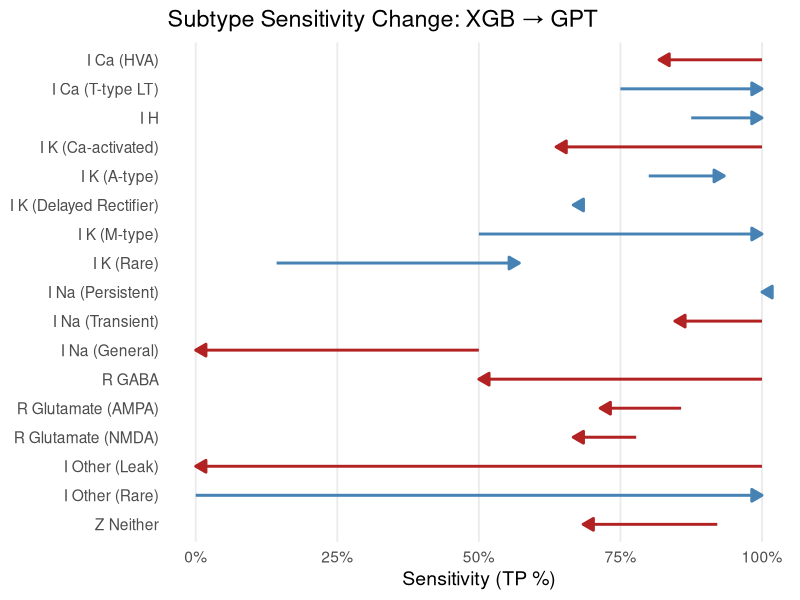
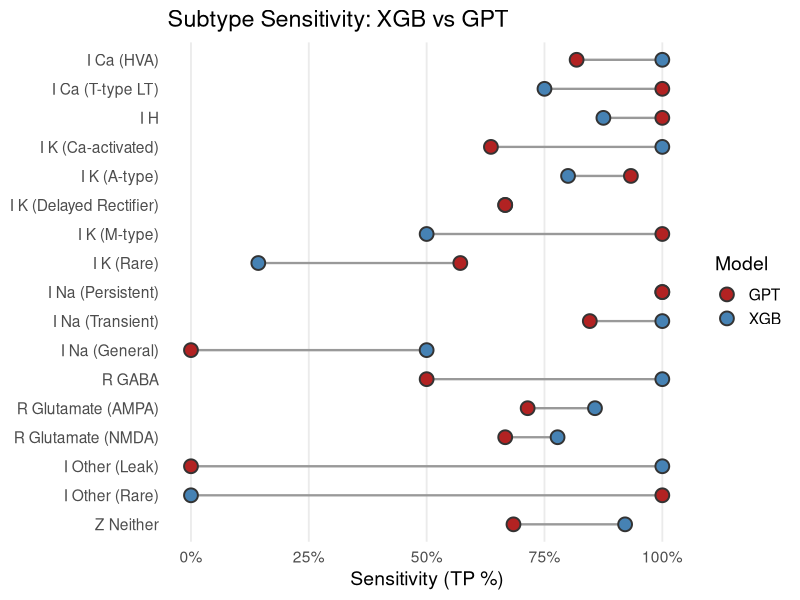
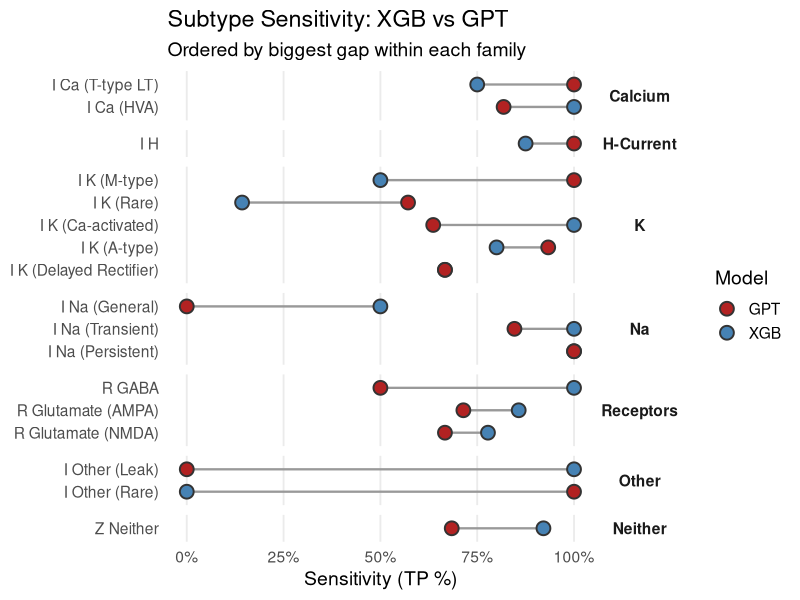
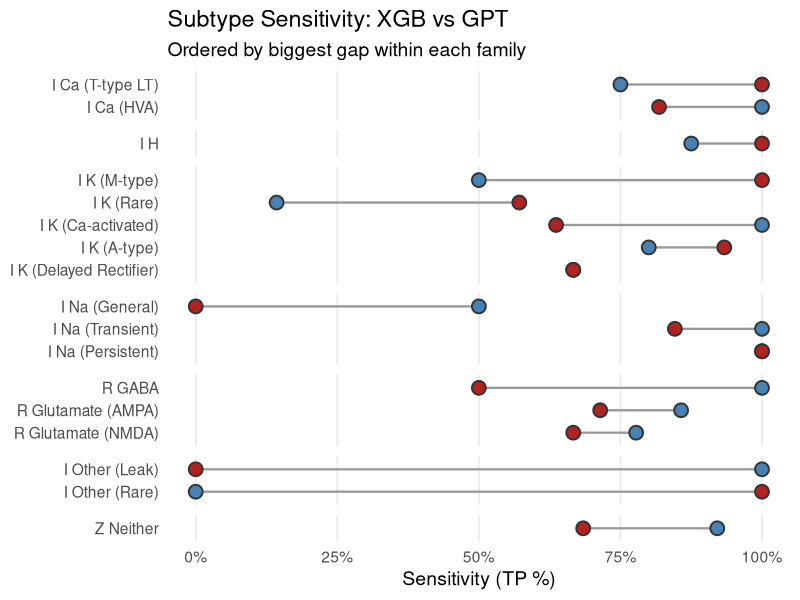
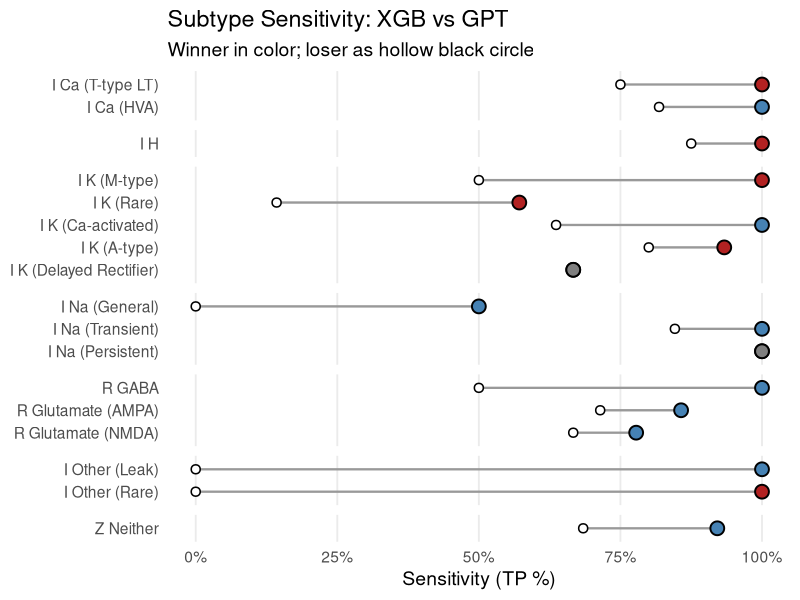
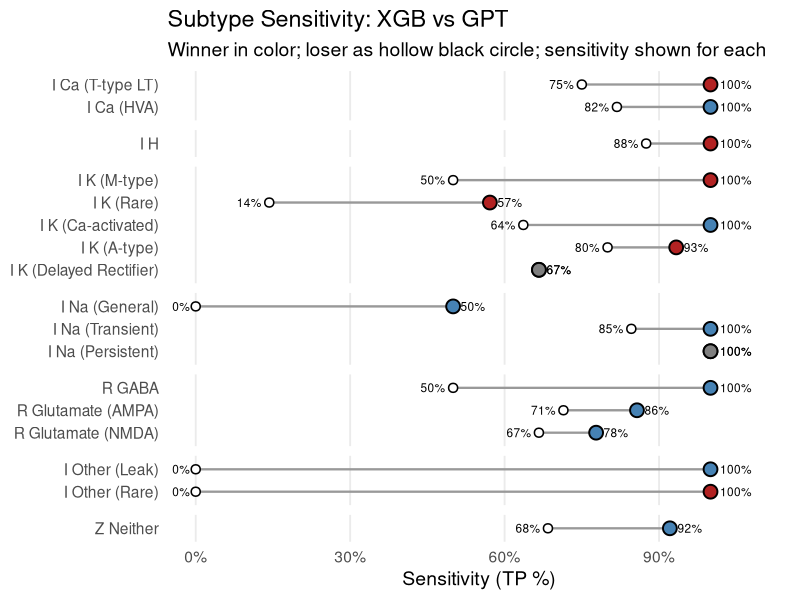
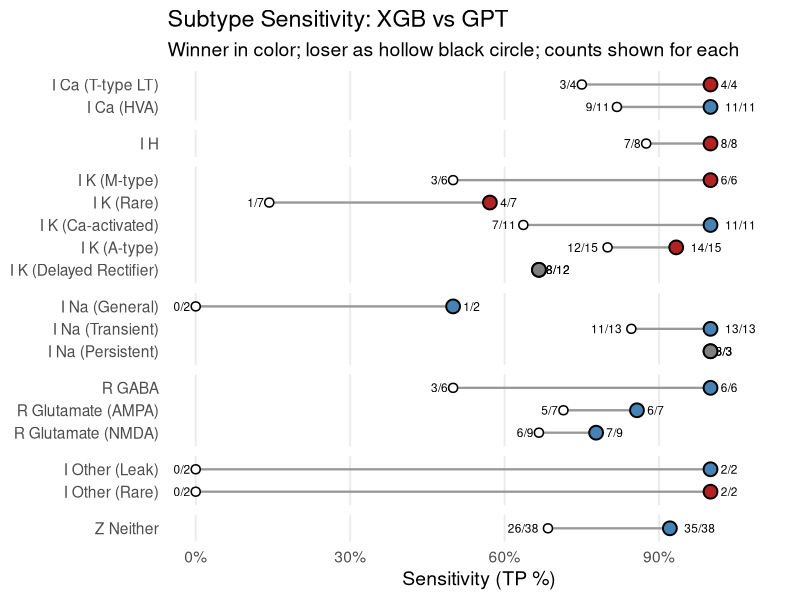
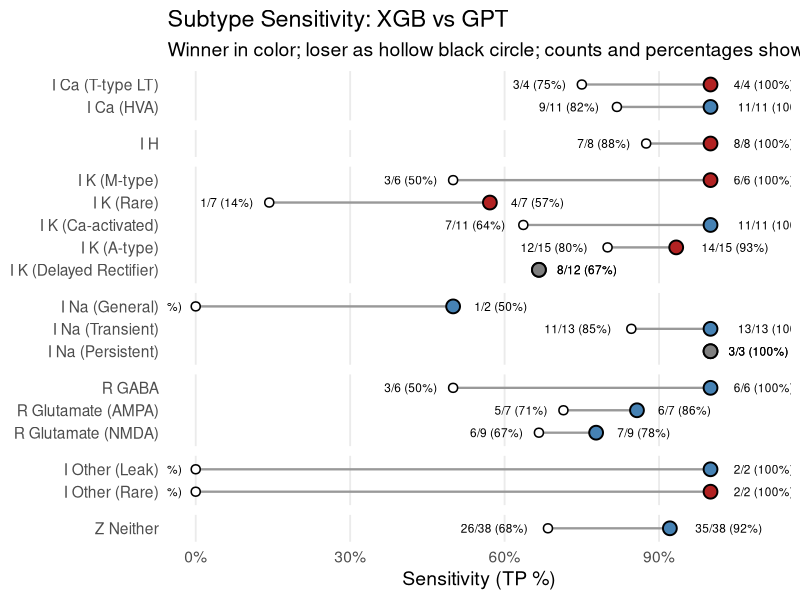

Recreate these plots in R, in order.


# ARROWS ------------------------------------------------------------------


library(tidyverse)

# --- Read and prep data ---
df <- read_csv("predictions_combined.csv", show_col_types = FALSE)

# Family inference
infer_family <- function(s) {
  s <- trimws(s)
  if (grepl("^I\\s*Other", s, ignore.case = TRUE)) {
    "Other"
  } else if (grepl("(^R\\b|Receptor)", s, ignore.case = TRUE)) {
    "Receptors"
  } else if (grepl("I\\s*H\\b|Ih\\b|HCN|H-?current", s, ignore.case = TRUE)) {
    "H-Current"
  } else if (grepl("\\bK\\b|Potassium", s, ignore.case = TRUE)) {
    "K"
  } else if (grepl("\\bNa\\b|Sodium", s, ignore.case = TRUE)) {
    "Na"
  } else if (grepl("\\bCa\\b|Calcium", s, ignore.case = TRUE)) {
    "Calcium"
  } else if (grepl("\\bNeither\\b", s, ignore.case = TRUE)) {
    "Neither"
  } else {
    "Other"
  }
}

# Compute sensitivity & sort
sens <- df %>%
  group_by(true_subtype) %>%
  summarise(
    sens_xgb = mean(xgb_subtype_match, na.rm = TRUE),
    sens_gpt = mean(gpt_subtype_match, na.rm = TRUE),
    .groups = "drop"
  ) %>%
  mutate(family = map_chr(true_subtype, infer_family))

family_order <- c("Calcium", "H-Current", "K", "Na", "Receptors", "Other", "Neither")

sens <- sens %>%
  mutate(family = factor(family, levels = family_order)) %>%
  arrange(family, desc(sens_xgb)) %>%
  mutate(true_subtype = factor(true_subtype, levels = rev(unique(true_subtype))),
         change_sens = sens_gpt - sens_xgb)

# Reshape to long format for arrows
sens_long <- sens %>%
  pivot_longer(cols = c(sens_xgb, sens_gpt),
               names_to = "model", values_to = "sensitivity") %>%
  mutate(model = recode(model,
                        sens_xgb = "XGB",
                        sens_gpt = "GPT"))

# Plot arrows (one per subtype)
ggplot(sens_long, aes(x = sensitivity, y = true_subtype, group = true_subtype)) +
  geom_path(
    aes(color = change_sens < 0),
    arrow = arrow(length = unit(0.3, "cm"), type = "closed"),
    linewidth = 1
  ) +
  scale_x_continuous(labels = scales::percent_format(accuracy = 1)) +
  scale_color_manual(values = c("TRUE" = "firebrick", "FALSE" = "steelblue")) +
  labs(
    title = "Subtype Sensitivity Change: XGB → GPT",
    x = "Sensitivity (TP %)",
    y = NULL
  ) +
  theme_minimal(base_size = 14) +
  theme(
    panel.grid.major.y = element_blank(),
    panel.grid.minor.x = element_blank(),
    legend.position = "none"
  )



# VERSION 2A ---------------------------------------------------------------


library(tidyverse)

# --- Read and prep data ---
df <- read_csv("predictions_combined.csv", show_col_types = FALSE)

# Family inference
infer_family <- function(s) {
  s <- trimws(s)
  if (grepl("^I\\s*Other", s, ignore.case = TRUE)) {
    "Other"
  } else if (grepl("(^R\\b|Receptor)", s, ignore.case = TRUE)) {
    "Receptors"
  } else if (grepl("I\\s*H\\b|Ih\\b|HCN|H-?current", s, ignore.case = TRUE)) {
    "H-Current"
  } else if (grepl("\\bK\\b|Potassium", s, ignore.case = TRUE)) {
    "K"
  } else if (grepl("\\bNa\\b|Sodium", s, ignore.case = TRUE)) {
    "Na"
  } else if (grepl("\\bCa\\b|Calcium", s, ignore.case = TRUE)) {
    "Calcium"
  } else if (grepl("\\bNeither\\b", s, ignore.case = TRUE)) {
    "Neither"
  } else {
    "Other"
  }
}

# Compute sensitivity & sort
sens <- df %>%
  group_by(true_subtype) %>%
  summarise(
    sens_xgb = mean(xgb_subtype_match, na.rm = TRUE),
    sens_gpt = mean(gpt_subtype_match, na.rm = TRUE),
    .groups = "drop"
  ) %>%
  mutate(family = map_chr(true_subtype, infer_family))

family_order <- c("Calcium", "H-Current", "K", "Na", "Receptors", "Other", "Neither")

sens <- sens %>%
  mutate(family = factor(family, levels = family_order)) %>%
  arrange(family, desc(sens_xgb)) %>%
  mutate(true_subtype = factor(true_subtype, levels = rev(unique(true_subtype))))

# Reshape for plotting
sens_long <- sens %>%
  pivot_longer(cols = c(sens_xgb, sens_gpt),
               names_to = "model", values_to = "sensitivity") %>%
  mutate(model = recode(model,
                        sens_xgb = "XGB",
                        sens_gpt = "GPT"))

# Plot sleek dots + line
ggplot(sens_long, aes(x = sensitivity, y = true_subtype, group = true_subtype)) +
  geom_line(color = "#999999", linewidth = 0.8) +
  geom_point(aes(fill = model), shape = 21, size = 4, color = "#333333", stroke = 1) +
  scale_x_continuous(labels = scales::percent_format(accuracy = 1)) +
  scale_fill_manual(values = c("XGB" = "steelblue", "GPT" = "firebrick")) +
  labs(
    title = "Subtype Sensitivity: XGB vs GPT",
    x = "Sensitivity (TP %)",
    y = NULL,
    fill = "Model"
  ) +
  theme_minimal(base_size = 14) +
  theme(
    panel.grid.major.y = element_blank(),
    panel.grid.minor.x = element_blank()
  )


# VERSION 2B - FACET ------------------------------------------------------

library(tidyverse)

# --- Read and prep data ---
df <- read_csv("predictions_combined.csv", show_col_types = FALSE)

# Family inference
infer_family <- function(s) {
  s <- trimws(s)
  if (grepl("^I\\s*Other", s, ignore.case = TRUE)) {
    "Other"
  } else if (grepl("(^R\\b|Receptor)", s, ignore.case = TRUE)) {
    "Receptors"
  } else if (grepl("I\\s*H\\b|Ih\\b|HCN|H-?current", s, ignore.case = TRUE)) {
    "H-Current"
  } else if (grepl("\\bK\\b|Potassium", s, ignore.case = TRUE)) {
    "K"
  } else if (grepl("\\bNa\\b|Sodium", s, ignore.case = TRUE)) {
    "Na"
  } else if (grepl("\\bCa\\b|Calcium", s, ignore.case = TRUE)) {
    "Calcium"
  } else if (grepl("\\bNeither\\b", s, ignore.case = TRUE)) {
    "Neither"
  } else {
    "Other"
  }
}

# Compute sensitivity & winner
sens <- df %>%
  group_by(true_subtype) %>%
  summarise(
    sens_xgb = mean(xgb_subtype_match, na.rm = TRUE),
    sens_gpt = mean(gpt_subtype_match, na.rm = TRUE),
    .groups = "drop"
  ) %>%
  mutate(
    family = map_chr(true_subtype, infer_family),
    diff = sens_gpt - sens_xgb
  )

# Order families and subtypes by biggest gap within family
family_order <- c("Calcium", "H-Current", "K", "Na", "Receptors", "Other", "Neither")

sens <- sens %>%
  mutate(family = factor(family, levels = family_order)) %>%
  group_by(family) %>%
  arrange(desc(abs(diff)), .by_group = TRUE) %>%
  mutate(true_subtype = factor(true_subtype, levels = rev(unique(true_subtype)))) %>%
  ungroup()

# Reshape for plotting
sens_long <- sens %>%
  pivot_longer(cols = c(sens_xgb, sens_gpt),
               names_to = "model", values_to = "sensitivity") %>%
  mutate(model = recode(model,
                        sens_xgb = "XGB",
                        sens_gpt = "GPT"))

# Plot sleek dots + line with facets
ggplot(sens_long, aes(x = sensitivity, y = true_subtype, group = true_subtype)) +
  geom_line(color = "#999999", linewidth = 0.8) +
  geom_point(aes(fill = model), shape = 21, size = 4, color = "#333333", stroke = 1) +
  scale_x_continuous(labels = scales::percent_format(accuracy = 1)) +
  scale_fill_manual(values = c("XGB" = "steelblue", "GPT" = "firebrick")) +
  facet_grid(family ~ ., scales = "free_y", space = "free_y") +
  labs(
    title = "Subtype Sensitivity: XGB vs GPT",
    subtitle = "Ordered by biggest gap within each family",
    x = "Sensitivity (TP %)",
    y = NULL,
    fill = "Model"
  ) +
  theme_minimal(base_size = 14) +
  theme(
    panel.grid.major.y = element_blank(),
    panel.grid.minor.x = element_blank(),
    strip.text.y = element_text(angle = 0, face = "bold")
  )



# VERSION 2C --------------------------------------------------------------


library(tidyverse)

# --- Read and prep data ---
df <- read_csv("predictions_combined.csv", show_col_types = FALSE)

# Family inference
infer_family <- function(s) {
  s <- trimws(s)
  if (grepl("^I\\s*Other", s, ignore.case = TRUE)) {
    "Other"
  } else if (grepl("(^R\\b|Receptor)", s, ignore.case = TRUE)) {
    "Receptors"
  } else if (grepl("I\\s*H\\b|Ih\\b|HCN|H-?current", s, ignore.case = TRUE)) {
    "H-Current"
  } else if (grepl("\\bK\\b|Potassium", s, ignore.case = TRUE)) {
    "K"
  } else if (grepl("\\bNa\\b|Sodium", s, ignore.case = TRUE)) {
    "Na"
  } else if (grepl("\\bCa\\b|Calcium", s, ignore.case = TRUE)) {
    "Calcium"
  } else if (grepl("\\bNeither\\b", s, ignore.case = TRUE)) {
    "Neither"
  } else {
    "Other"
  }
}

# Compute sensitivity & winner
sens <- df %>%
  group_by(true_subtype) %>%
  summarise(
    sens_xgb = mean(xgb_subtype_match, na.rm = TRUE),
    sens_gpt = mean(gpt_subtype_match, na.rm = TRUE),
    .groups = "drop"
  ) %>%
  mutate(
    family = map_chr(true_subtype, infer_family),
    diff = sens_gpt - sens_xgb
  )

# Order families and subtypes by biggest gap within family
family_order <- c("Calcium", "H-Current", "K", "Na", "Receptors", "Other", "Neither")

sens <- sens %>%
  mutate(family = factor(family, levels = family_order)) %>%
  group_by(family) %>%
  arrange(desc(abs(diff)), .by_group = TRUE) %>%
  mutate(true_subtype = factor(true_subtype, levels = rev(unique(true_subtype)))) %>%
  ungroup()

# Reshape for plotting
sens_long <- sens %>%
  pivot_longer(cols = c(sens_xgb, sens_gpt),
               names_to = "model", values_to = "sensitivity") %>%
  mutate(model = recode(model,
                        sens_xgb = "XGB",
                        sens_gpt = "GPT"))

# Plot sleek dots + line with facets
ggplot(sens_long, aes(x = sensitivity, y = true_subtype, group = true_subtype)) +
  geom_line(color = "#999999", linewidth = 0.8) +
  geom_point(aes(fill = model), shape = 21, size = 4, color = "#333333", stroke = 1) +
  scale_x_continuous(labels = scales::percent_format(accuracy = 1)) +
  scale_fill_manual(values = c("XGB" = "steelblue", "GPT" = "firebrick")) +
  facet_grid(family ~ ., scales = "free_y", space = "free_y") +
  labs(
    title = "Subtype Sensitivity: XGB vs GPT",
    subtitle = "Ordered by biggest gap within each family",
    x = "Sensitivity (TP %)",
    y = NULL,
    fill = "Model"
  ) +
   theme_minimal(base_size = 14) +
  theme(
    panel.grid.major.y = element_blank(),
    panel.grid.minor.x = element_blank(),
    strip.text.y = element_blank(),   # removes family names
    legend.position = "none"          # removes legend
  )



# VERSION 3 ---------------------------------------------------------------

library(tidyverse)

# --- Read and prep data ---
df <- read_csv("predictions_combined.csv", show_col_types = FALSE)

# Family inference
infer_family <- function(s) {
  s <- trimws(s)
  if (grepl("^I\\s*Other", s, ignore.case = TRUE)) {
    "Other"
  } else if (grepl("(^R\\b|Receptor)", s, ignore.case = TRUE)) {
    "Receptors"
  } else if (grepl("I\\s*H\\b|Ih\\b|HCN|H-?current", s, ignore.case = TRUE)) {
    "H-Current"
  } else if (grepl("\\bK\\b|Potassium", s, ignore.case = TRUE)) {
    "K"
  } else if (grepl("\\bNa\\b|Sodium", s, ignore.case = TRUE)) {
    "Na"
  } else if (grepl("\\bCa\\b|Calcium", s, ignore.case = TRUE)) {
    "Calcium"
  } else if (grepl("\\bNeither\\b", s, ignore.case = TRUE)) {
    "Neither"
  } else {
    "Other"
  }
}

# Compute sensitivity & winner
sens <- df %>%
  group_by(true_subtype) %>%
  summarise(
    sens_xgb = mean(xgb_subtype_match, na.rm = TRUE),
    sens_gpt = mean(gpt_subtype_match, na.rm = TRUE),
    .groups = "drop"
  ) %>%
  mutate(
    family = map_chr(true_subtype, infer_family),
    diff = sens_gpt - sens_xgb,
    winner = case_when(
      diff > 0 ~ "GPT",
      diff < 0 ~ "XGB",
      TRUE ~ "Tie"
    )
  )

# Family order and sorting by biggest gap
family_order <- c("Calcium", "H-Current", "K", "Na", "Receptors", "Other", "Neither")

sens <- sens %>%
  mutate(family = factor(family, levels = family_order)) %>%
  group_by(family) %>%
  arrange(desc(abs(diff)), .by_group = TRUE) %>%
  mutate(true_subtype = factor(true_subtype, levels = rev(unique(true_subtype)))) %>%
  ungroup()

# Reshape for plotting
sens_long <- sens %>%
  pivot_longer(cols = c(sens_xgb, sens_gpt),
               names_to = "model", values_to = "sensitivity") %>%
  mutate(model = recode(model,
                        sens_xgb = "XGB",
                        sens_gpt = "GPT"))

# Colors
winner_colors <- c("GPT" = "firebrick", "XGB" = "steelblue")

# Plot clean winner-loser version with connecting lines
ggplot(sens_long, aes(x = sensitivity, y = true_subtype, group = true_subtype)) +
  # Connecting lines
  geom_line(color = "#999999", linewidth = 0.8) +
  
  # Winner points (colored)
  geom_point(
    data = sens_long %>% filter(model == winner & winner != "Tie"),
    aes(fill = model),
    shape = 21, size = 4, color = "black", stroke = 1
  ) +
  scale_fill_manual(values = winner_colors, guide = "none") +
  
  # Loser points (small, hollow black)
  geom_point(
    data = sens_long %>% filter(model != winner & winner != "Tie"),
    shape = 21, size = 2.5, fill = "white", color = "black", stroke = 0.8
  ) +
  
  # Ties as single neutral point
  geom_point(
    data = sens_long %>% filter(winner == "Tie"),
    shape = 21, size = 4, fill = "grey50", color = "black", stroke = 1
  ) +
  
  scale_x_continuous(labels = scales::percent_format(accuracy = 1)) +
  facet_grid(family ~ ., scales = "free_y", space = "free_y") +
  labs(
    title = "Subtype Sensitivity: XGB vs GPT",
    subtitle = "Winner in color; loser as hollow black circle",
    x = "Sensitivity (TP %)",
    y = NULL
  ) +
  theme_minimal(base_size = 14) +
  theme(
    panel.grid.major.y = element_blank(),
    panel.grid.minor.x = element_blank(),
    strip.text.y = element_blank(),  # remove family names
    legend.position = "none"         # remove legend
  )



# VERSION 3B --------------------------------------------------------------
library(tidyverse)

# --- Read and prep data ---
df <- read_csv("predictions_combined.csv", show_col_types = FALSE)

# Family inference
infer_family <- function(s) {
  s <- trimws(s)
  if (grepl("^I\\s*Other", s, ignore.case = TRUE)) {
    "Other"
  } else if (grepl("(^R\\b|Receptor)", s, ignore.case = TRUE)) {
    "Receptors"
  } else if (grepl("I\\s*H\\b|Ih\\b|HCN|H-?current", s, ignore.case = TRUE)) {
    "H-Current"
  } else if (grepl("\\bK\\b|Potassium", s, ignore.case = TRUE)) {
    "K"
  } else if (grepl("\\bNa\\b|Sodium", s, ignore.case = TRUE)) {
    "Na"
  } else if (grepl("\\bCa\\b|Calcium", s, ignore.case = TRUE)) {
    "Calcium"
  } else if (grepl("\\bNeither\\b", s, ignore.case = TRUE)) {
    "Neither"
  } else {
    "Other"
  }
}

# Compute sensitivity & winner
sens <- df %>%
  group_by(true_subtype) %>%
  summarise(
    sens_xgb = mean(xgb_subtype_match, na.rm = TRUE),
    sens_gpt = mean(gpt_subtype_match, na.rm = TRUE),
    .groups = "drop"
  ) %>%
  mutate(
    family = map_chr(true_subtype, infer_family),
    diff = sens_gpt - sens_xgb,
    winner = case_when(
      diff > 0 ~ "GPT",
      diff < 0 ~ "XGB",
      TRUE ~ "Tie"
    )
  )

# Family order and sorting by biggest gap
family_order <- c("Calcium", "H-Current", "K", "Na", "Receptors", "Other", "Neither")

sens <- sens %>%
  mutate(family = factor(family, levels = family_order)) %>%
  group_by(family) %>%
  arrange(desc(abs(diff)), .by_group = TRUE) %>%
  mutate(true_subtype = factor(true_subtype, levels = rev(unique(true_subtype)))) %>%
  ungroup()

# Reshape for plotting
sens_long <- sens %>%
  pivot_longer(cols = c(sens_xgb, sens_gpt),
               names_to = "model", values_to = "sensitivity") %>%
  mutate(model = recode(model,
                        sens_xgb = "XGB",
                        sens_gpt = "GPT"))

# Colors
winner_colors <- c("GPT" = "firebrick", "XGB" = "steelblue")

# Plot
ggplot(sens_long, aes(x = sensitivity, y = true_subtype, group = true_subtype)) +
  # Connecting lines
  geom_line(color = "#999999", linewidth = 0.8) +
  
  # Winner points (colored)
  geom_point(
    data = sens_long %>% filter(model == winner & winner != "Tie"),
    aes(fill = model),
    shape = 21, size = 4, color = "black", stroke = 1
  ) +
  scale_fill_manual(values = winner_colors, guide = "none") +
  
  # Loser points (small, hollow black)
  geom_point(
    data = sens_long %>% filter(model != winner & winner != "Tie"),
    shape = 21, size = 2.5, fill = "white", color = "black", stroke = 0.8
  ) +
  
  # Ties as single neutral point
  geom_point(
    data = sens_long %>% filter(winner == "Tie"),
    shape = 21, size = 4, fill = "grey50", color = "black", stroke = 1
  ) +
  
  # Winner labels (to the right)
  geom_text(
    data = sens_long %>% filter(model == winner & winner != "Tie"),
    aes(label = scales::percent(sensitivity, accuracy = 1)),
    hjust = -0.3, size = 3, color = "black"
  ) +
  
  # Loser labels (to the left)
  geom_text(
    data = sens_long %>% filter(model != winner & winner != "Tie"),
    aes(label = scales::percent(sensitivity, accuracy = 1)),
    hjust = 1.3, size = 3, color = "black"
  ) +
  
  # Tie labels (to the right)
  geom_text(
    data = sens_long %>% filter(winner == "Tie"),
    aes(label = scales::percent(sensitivity, accuracy = 1)),
    hjust = -0.3, size = 3, color = "black"
  ) +
  
  scale_x_continuous(labels = scales::percent_format(accuracy = 1), limits = c(0, 1.1)) +
  facet_grid(family ~ ., scales = "free_y", space = "free_y") +
  labs(
    title = "Subtype Sensitivity: XGB vs GPT",
    subtitle = "Winner in color; loser as hollow black circle; sensitivity shown for each",
    x = "Sensitivity (TP %)",
    y = NULL
  ) +
  theme_minimal(base_size = 14) +
  theme(
    panel.grid.major.y = element_blank(),
    panel.grid.minor.x = element_blank(),
    strip.text.y = element_blank(),  # remove family names
    legend.position = "none"         # remove legend
  )



# VERSION 3c --------------------------------------------------------------

library(tidyverse)

# --- Read and prep data ---
df <- read_csv("predictions_combined.csv", show_col_types = FALSE)

# Family inference
infer_family <- function(s) {
  s <- trimws(s)
  if (grepl("^I\\s*Other", s, ignore.case = TRUE)) {
    "Other"
  } else if (grepl("(^R\\b|Receptor)", s, ignore.case = TRUE)) {
    "Receptors"
  } else if (grepl("I\\s*H\\b|Ih\\b|HCN|H-?current", s, ignore.case = TRUE)) {
    "H-Current"
  } else if (grepl("\\bK\\b|Potassium", s, ignore.case = TRUE)) {
    "K"
  } else if (grepl("\\bNa\\b|Sodium", s, ignore.case = TRUE)) {
    "Na"
  } else if (grepl("\\bCa\\b|Calcium", s, ignore.case = TRUE)) {
    "Calcium"
  } else if (grepl("\\bNeither\\b", s, ignore.case = TRUE)) {
    "Neither"
  } else {
    "Other"
  }
}

# Build long-format counts directly
sens_long <- bind_rows(
  df %>%
    group_by(true_subtype) %>%
    summarise(correct = sum(xgb_subtype_match, na.rm = TRUE),
              total = sum(!is.na(xgb_subtype_match)),
              .groups = "drop") %>%
    mutate(model = "XGB"),
  df %>%
    group_by(true_subtype) %>%
    summarise(correct = sum(gpt_subtype_match, na.rm = TRUE),
              total = sum(!is.na(gpt_subtype_match)),
              .groups = "drop") %>%
    mutate(model = "GPT")
) %>%
  mutate(
    sensitivity = correct / total,
    label = paste0(correct, "/", total),
    family = map_chr(true_subtype, infer_family)
  )

# Compute winner per subtype
winner_df <- sens_long %>%
  select(true_subtype, model, sensitivity) %>%
  pivot_wider(names_from = model, values_from = sensitivity) %>%
  mutate(
    diff = GPT - XGB,
    winner = case_when(
      diff > 0 ~ "GPT",
      diff < 0 ~ "XGB",
      TRUE ~ "Tie"
    )
  ) %>%
  select(true_subtype, winner, diff)

# Merge winner info back
sens_long <- sens_long %>%
  left_join(winner_df, by = "true_subtype")

# Order families and subtypes
family_order <- c("Calcium", "H-Current", "K", "Na", "Receptors", "Other", "Neither")

sens_long <- sens_long %>%
  mutate(family = factor(family, levels = family_order)) %>%
  group_by(family) %>%
  arrange(desc(abs(diff)), .by_group = TRUE) %>%
  mutate(true_subtype = factor(true_subtype, levels = rev(unique(true_subtype)))) %>%
  ungroup()

# Colors
winner_colors <- c("GPT" = "firebrick", "XGB" = "steelblue")

# Plot
ggplot(sens_long, aes(x = sensitivity, y = true_subtype, group = true_subtype)) +
  geom_line(color = "#999999", linewidth = 0.8) +
  
  geom_point(
    data = filter(sens_long, model == winner & winner != "Tie"),
    aes(fill = model),
    shape = 21, size = 4, color = "black", stroke = 1
  ) +
  scale_fill_manual(values = winner_colors, guide = "none") +
  
  geom_point(
    data = filter(sens_long, model != winner & winner != "Tie"),
    shape = 21, size = 2.5, fill = "white", color = "black", stroke = 0.8
  ) +
  
  geom_point(
    data = filter(sens_long, winner == "Tie"),
    shape = 21, size = 4, fill = "grey50", color = "black", stroke = 1
  ) +
  
  geom_text(
    data = filter(sens_long, model == winner & winner != "Tie"),
    aes(label = label),
    hjust = -0.3, size = 3, color = "black",
    nudge_x = 0.01
  ) +
  geom_text(
    data = filter(sens_long, model != winner & winner != "Tie"),
    aes(label = label),
    hjust = 1.3, size = 3, color = "black"
  ) +
  geom_text(
    data = filter(sens_long, winner == "Tie"),
    aes(label = label),
    hjust = -0.3, size = 3, color = "black"
  ) +
  
  scale_x_continuous(labels = scales::percent_format(accuracy = 1), limits = c(0, 1.1)) +
  facet_grid(family ~ ., scales = "free_y", space = "free_y") +
  labs(
    title = "Subtype Sensitivity: XGB vs GPT",
    subtitle = "Winner in color; loser as hollow black circle; counts shown for each",
    x = "Sensitivity (TP %)",
    y = NULL
  ) +
  theme_minimal(base_size = 14) +
  theme(
    panel.grid.major.y = element_blank(),
    panel.grid.minor.x = element_blank(),
    strip.text.y = element_blank(),
    legend.position = "none"
  )


# VERSION 3D --------------------------------------------------------------
library(tidyverse)

# --- Read and prep data ---
df <- read_csv("predictions_combined.csv", show_col_types = FALSE)

# Family inference
infer_family <- function(s) {
  s <- trimws(s)
  if (grepl("^I\\s*Other", s, ignore.case = TRUE)) {
    "Other"
  } else if (grepl("(^R\\b|Receptor)", s, ignore.case = TRUE)) {
    "Receptors"
  } else if (grepl("I\\s*H\\b|Ih\\b|HCN|H-?current", s, ignore.case = TRUE)) {
    "H-Current"
  } else if (grepl("\\bK\\b|Potassium", s, ignore.case = TRUE)) {
    "K"
  } else if (grepl("\\bNa\\b|Sodium", s, ignore.case = TRUE)) {
    "Na"
  } else if (grepl("\\bCa\\b|Calcium", s, ignore.case = TRUE)) {
    "Calcium"
  } else if (grepl("\\bNeither\\b", s, ignore.case = TRUE)) {
    "Neither"
  } else {
    "Other"
  }
}

# Build long-format counts directly
sens_long <- bind_rows(
  df %>%
    group_by(true_subtype) %>%
    summarise(correct = sum(xgb_subtype_match, na.rm = TRUE),
              total = sum(!is.na(xgb_subtype_match)),
              .groups = "drop") %>%
    mutate(model = "XGB"),
  df %>%
    group_by(true_subtype) %>%
    summarise(correct = sum(gpt_subtype_match, na.rm = TRUE),
              total = sum(!is.na(gpt_subtype_match)),
              .groups = "drop") %>%
    mutate(model = "GPT")
) %>%
  mutate(
    sensitivity = correct / total,
    label = paste0(correct, "/", total, " (", round(100 * sensitivity), "%)"),
    family = map_chr(true_subtype, infer_family)
  )

# Compute winner per subtype
winner_df <- sens_long %>%
  select(true_subtype, model, sensitivity) %>%
  pivot_wider(names_from = model, values_from = sensitivity) %>%
  mutate(
    diff = GPT - XGB,
    winner = case_when(
      diff > 0 ~ "GPT",
      diff < 0 ~ "XGB",
      TRUE ~ "Tie"
    )
  ) %>%
  select(true_subtype, winner, diff)

# Merge winner info back
sens_long <- sens_long %>%
  left_join(winner_df, by = "true_subtype")

# Order families and subtypes
family_order <- c("Calcium", "H-Current", "K", "Na", "Receptors", "Other", "Neither")

sens_long <- sens_long %>%
  mutate(family = factor(family, levels = family_order)) %>%
  group_by(family) %>%
  arrange(desc(abs(diff)), .by_group = TRUE) %>%
  mutate(true_subtype = factor(true_subtype, levels = rev(unique(true_subtype)))) %>%
  ungroup()

# Colors
winner_colors <- c("GPT" = "firebrick", "XGB" = "steelblue")

# Plot
ggplot(sens_long, aes(x = sensitivity, y = true_subtype, group = true_subtype)) +
  geom_line(color = "#999999", linewidth = 0.8) +
  
  geom_point(
    data = filter(sens_long, model == winner & winner != "Tie"),
    aes(fill = model),
    shape = 21, size = 4, color = "black", stroke = 1
  ) +
  scale_fill_manual(values = winner_colors, guide = "none") +
  
  geom_point(
    data = filter(sens_long, model != winner & winner != "Tie"),
    shape = 21, size = 2.5, fill = "white", color = "black", stroke = 0.8
  ) +
  
  geom_point(
    data = filter(sens_long, winner == "Tie"),
    shape = 21, size = 4, fill = "grey50", color = "black", stroke = 1
  ) +
  
  geom_text(
    data = filter(sens_long, model == winner & winner != "Tie"),
    aes(label = label),
    hjust = -0.3, size = 3, color = "black",
    nudge_x = 0.01
  ) +
  geom_text(
    data = filter(sens_long, model != winner & winner != "Tie"),
    aes(label = label),
    hjust = 1.3, size = 3, color = "black"
  ) +
  geom_text(
    data = filter(sens_long, winner == "Tie"),
    aes(label = label),
    hjust = -0.3, size = 3, color = "black"
  ) +
  
  scale_x_continuous(labels = scales::percent_format(accuracy = 1), limits = c(0, 1.1)) +
  facet_grid(family ~ ., scales = "free_y", space = "free_y") +
  labs(
    title = "Subtype Sensitivity: XGB vs GPT",
    subtitle = "Winner in color; loser as hollow black circle; counts and percentages shown for each",
    x = "Sensitivity (TP %)",
    y = NULL
  ) +
  theme_minimal(base_size = 14) +
  theme(
    panel.grid.major.y = element_blank(),
    panel.grid.minor.x = element_blank(),
    strip.text.y = element_blank(),
    legend.position = "none"
  )


# VERSION 4 ---------------------------------------------------------------
library(tidyverse)

# --- Read and prep data ---
df <- read_csv("predictions_combined.csv", show_col_types = FALSE)

# Family inference
infer_family <- function(s) {
  s <- trimws(s)
  if (grepl("^I\\s*Other", s, ignore.case = TRUE)) {
    "Other"
  } else if (grepl("(^R\\b|Receptor)", s, ignore.case = TRUE)) {
    "Receptors"
  } else if (grepl("I\\s*H\\b|Ih\\b|HCN|H-?current", s, ignore.case = TRUE)) {
    "H-Current"
  } else if (grepl("\\bK\\b|Potassium", s, ignore.case = TRUE)) {
    "K"
  } else if (grepl("\\bNa\\b|Sodium", s, ignore.case = TRUE)) {
    "Na"
  } else if (grepl("\\bCa\\b|Calcium", s, ignore.case = TRUE)) {
    "Calcium"
  } else if (grepl("\\bNeither\\b", s, ignore.case = TRUE)) {
    "Neither"
  } else {
    "Other"
  }
}

# Build sensitivity data
sens_long <- bind_rows(
  df %>%
    group_by(true_subtype) %>%
    summarise(correct = sum(xgb_subtype_match, na.rm = TRUE),
              total = sum(!is.na(xgb_subtype_match)),
              .groups = "drop") %>%
    mutate(model = "XGB"),
  df %>%
    group_by(true_subtype) %>%
    summarise(correct = sum(gpt_subtype_match, na.rm = TRUE),
              total = sum(!is.na(gpt_subtype_match)),
              .groups = "drop") %>%
    mutate(model = "GPT")
) %>%
  mutate(
    sensitivity = correct / total,
    family = map_chr(true_subtype, infer_family)
  )

# Compute winner margin: XGB - GPT
winner_df <- sens_long %>%
  select(true_subtype, model, sensitivity, family) %>%
  pivot_wider(names_from = model, values_from = sensitivity) %>%
  mutate(
    diff = XGB - GPT,
    winner = case_when(
      diff > 0 ~ "XGB",   # XGB ahead
      diff < 0 ~ "GPT",   # GPT ahead
      TRUE ~ "Tie"
    )
  )

# Order subtypes by family then abs(diff)
family_order <- c("Calcium", "H-Current", "K", "Na", "Receptors", "Other", "Neither")
winner_df <- winner_df %>%
  mutate(family = factor(family, levels = family_order)) %>%
  group_by(family) %>%
  arrange(desc(abs(diff)), .by_group = TRUE) %>%
  mutate(true_subtype = factor(true_subtype, levels = rev(unique(true_subtype)))) %>%
  ungroup()

# Colors: Positive = Blue (XGB ahead), Negative = Red (GPT ahead), Tie = Grey
winner_colors <- c("XGB" = "steelblue", "GPT" = "firebrick", "Tie" = "grey50")

# --- Bar plot ---
ggplot(winner_df, aes(x = diff, y = true_subtype, fill = winner)) +
  geom_col() +
  geom_text(aes(label = paste0(round(diff * 100), "%")),
            hjust = ifelse(winner_df$diff > 0, -0.3, 1.3),
            color = "black", size = 3) +
  scale_fill_manual(values = winner_colors, guide = "none") +
  geom_vline(xintercept = 0, color = "black") +
  scale_x_continuous(labels = scales::percent_format(accuracy = 1),
                     limits = c(min(winner_df$diff) - 0.05, max(winner_df$diff) + 0.05)) +
  facet_grid(family ~ ., scales = "free_y", space = "free_y") +
  labs(
    title = "Winner Margin by Subtype",
    subtitle = "Positive (blue) = XGB higher sensitivity; Negative (red) = GPT higher sensitivity",
    x = "Difference in Sensitivity (XGB − GPT)",
    y = NULL
  ) +
  theme_minimal(base_size = 14) +
  theme(
    panel.grid.major.y = element_blank(),
    strip.text.y = element_blank()
  )
